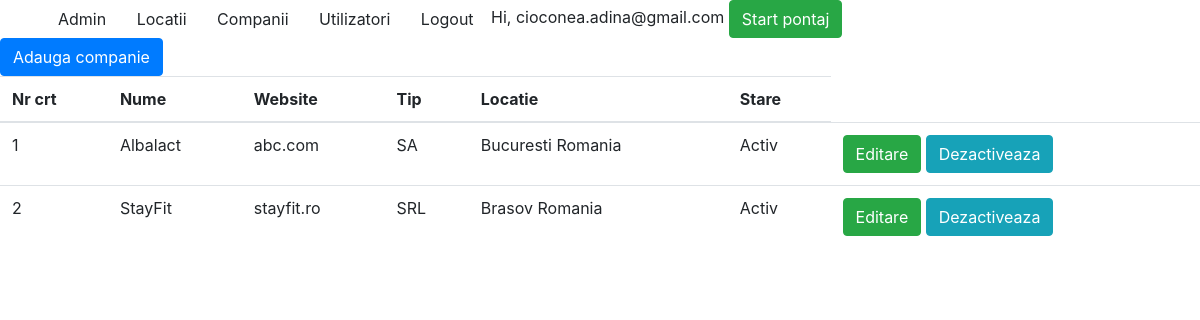
Page /companies/ (signed in) on the earlier database version.
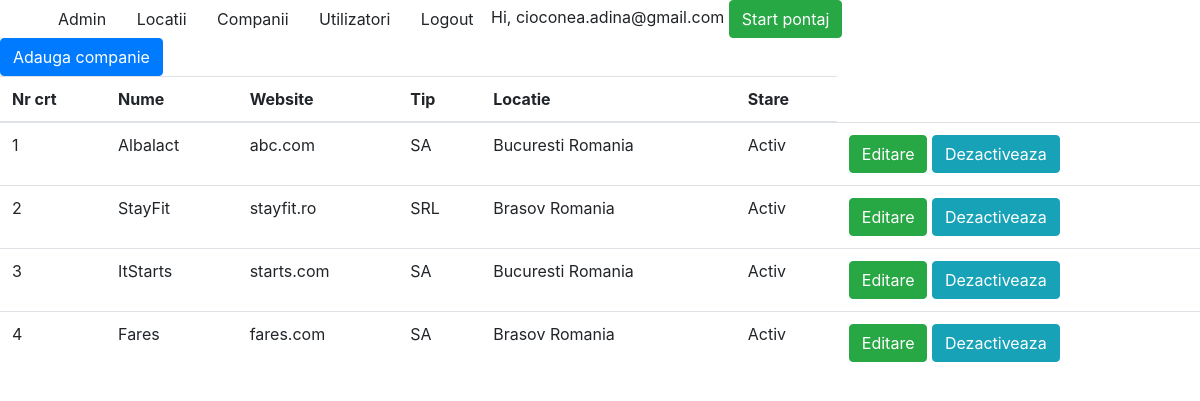
Same page on the later database version.
### companies/models.py (models this page shows, shortened)
class Companies(models.Model):
    company_choices = (('SRL', 'S.R.L.'),
                       ('SA', 'S.A.'))
    name = models.CharField(max_length=100)
    website = models.CharField(max_length=50)
    company_type = models.CharField(max_length=5, choices=company_choices)
    location = models.ForeignKey(Location, on_delete=models.CASCADE)
    active = models.BooleanField(default=True)
    created_at = models.DateTimeField(auto_now_add=True, blank=True)
    updated_at = models.DateTimeField(auto_now=True, blank=True)

### aplicatie1/models.py (models this page shows)
class Location(models.Model):
    city = models.CharField(max_length=100)
    country = models.CharField(max_length=100)
    active = models.BooleanField(default=True)
    created_at = models.DateTimeField(auto_now_add=True, blank=True)
    updated_at = models.DateTimeField(auto_now=True, blank=True)
    def __str__(self):
        return f"{self.city} {self.country}"

### companies/views.py (the view)
# urls.py: path('', views.CompaniesView.as_view(), name='lista_companii'),
class CompaniesView(LoginRequiredMixin,ListView):
    model = Companies
    template_name = 'companies/company_index.html'

### project/context_processors.py (called while the page is built)
def is_ready_to_work(request):
    if request.user.is_authenticated:
        if Pontaj.objects.filter(user_id=request.user.id, end_date=None).exists():
            return {'ready': False}
        return {'ready': True}
    return{}

### templates/companies/company_index.html
{% extends 'base.html' %}
{% block content %}
    <a class="btn btn-primary" href="{% url 'companies:adaugare' %}">Adauga companie</a>
    <table class="table">
        <thead>
        <tr>
            <th>Nr crt</th>
            <th>Nume</th>
            <th>Website</th>
            <th>Tip</th>
            <th>Locatie</th>
            <th>Stare</th>
        </tr>
        </thead>
        <tbody>
        {% for item in companies_list %}
            <tr>
                <td>{{ forloop.counter }}</td>
                <td>{{ item.name }}</td>
                <td>{{ item.website }}</td>
                <td>{{ item.company_type }}</td>
                <td>{{ item.location }}</td>
                <td>{% if item.active is True %}
                        Activ
                    {% else %}
                        Dezactivat
                    {% endif %}
                </td>
                <td>
                    <a class="btn btn-success" href="{% url 'companies:modifica' item.id %}">Editare</a>
                    {% if item.active is True %}
                        <a class="btn btn-info" href="{% url 'companies:dezactiveaza' item.id %}">Dezactiveaza</a>
                    {% else %}
                        <a class="btn btn-info" href="{% url 'companies:activeaza' item.id %}">Activeaza</a>
                    {% endif %}
                </td>
            </tr>
        {% endfor %}
        </tbody>
    </table>
{% endblock %}

### templates/base.html (shortened to what this page needs)
<html>
<head>
    <link rel="stylesheet" href="https://stackpath.bootstrapcdn.com/bootstrap/4.4.1/css/bootstrap.min.css">
</head>
<body>
<div class="container">
    <div class="row">
        <div class="col-md-12">
            <nav>
                <a class="btn" href="/admin/">Admin</a>
                {% if request.user.is_authenticated %}
                    <a class="btn" href="{% url 'aplicatie1:lista_locatii' %}">Locatii</a>
                    <a class="btn" href="{% url 'companies:lista_companii' %}">Companii</a>
                    <a class="btn" href="{% url 'userprofile:listare_utilizatori' %}">Utilizatori</a>
                    <a class="btn" href="{% url 'logout' %}">Logout</a>
                    <span>Hi, {{ request.user.username }}</span>
                    {% if ready is True %}
                       <a href ="{% url 'pontaj:start_pontaj' %}" class="btn btn-success">Start pontaj</a>
                    {% endif %}
                {% endif %}
            </nav>
        </div>
    </div>
</div>
{% block content %}
{% endblock %}
</body>
</html>

Differences in the rows shown:
added Companies: name "ItStarts", website "starts.com", company_type "SA", location "Bucuresti Romania", active "Activ"
added Companies: name "Fares", website "fares.com", company_type "SA", location "Brasov Romania", active "Activ"
